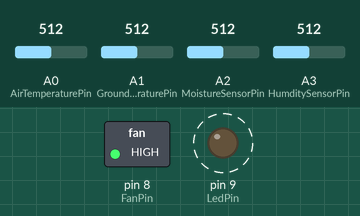
Bench run of a sketch on a simulated Arduino Uno, built with avr-gcc and run on an emulated ATmega328P. Parts: switched loads named in the sketch (green lamp = pin HIGH), output pins drawn as LEDs (lit = HIGH). Dashed ring = blinking. The inputs (shaded band) are chosen by the test bench; at power-on: A0 (AirTemperaturePin) = 512, A1 (GroundTemperaturePin) = 512, A2 (MoistureSensorPin) = 512, A3 (HumditySensorPin) = 512. No radio packets arrive unless stated.

Above: at 1.2 s.
1.3 s: A0 (AirTemperaturePin) set to 61
4.8 s: A0 (AirTemperaturePin) set to 52
At 7.3 s:
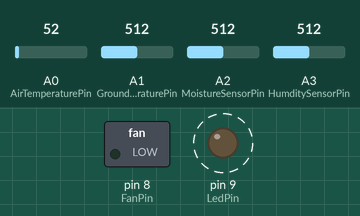
11.1 s: A0 (AirTemperaturePin) set to 306
At 13.3 s:
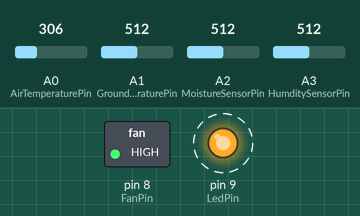
17.1 s: A0 (AirTemperaturePin) set to 40
At 17.71 s:
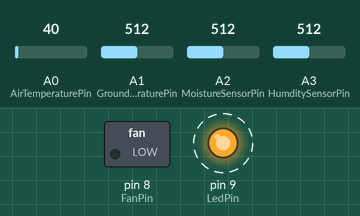
Timing chart, 0 to 24.4 s (numbered marks = the images above; inputs shaded):
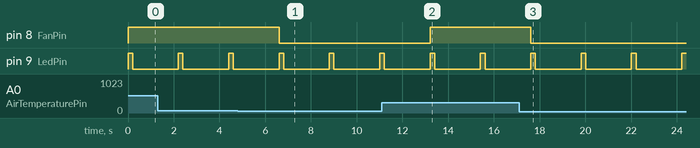

The sketch:

FanToggleTx.ino
```cpp
// Author: Philip Fourie
// Date  : 2013/10/13

// RH sensor more info:
// - http://sensing.honeywell.com/product%20page?pr_id=53944   (003)
// - http://sensing.honeywell.com/product%20page?pr_id=53944   (001 - original documentation)

#include <VirtualWire.h>

const int HotTemp       = 32;
const int RecoveredTemp = 27;


// Controls the base on the BC517 darlington transistor
// Arduino digital pin 8
const int FanPin = 8;

// Measures the revolutions per minute off the 2 fans (yellow wire)
int isFanOn = -1;
/*
const int Fan1RpmInterrupt = 0;
const int Fan2RpmInterrupt = 1;
const int Fan1RpmPin = 2;
const int Fan2RpmPin = 3;
volatile int rpm1Counter = -1;
volatile int rpm2Counter = -1;
*/

// LM35 connected to analog0 to measure air temperature
const int AirTemperaturePin = A0;

// LM35 connected to analog 1 to measure ground temperature
const int GroundTemperaturePin = A1;

// DFRobot moisture sensor
const int MoistureSensorPin = A2;

// Reads the humidity from the Honeywell HIH-4000-003 analog sensor
const int HumditySensorPin = A3;


const int LedPin = 9;

const int RfTxPin = 10;

// Greenhouse states
const int StateInit     = 0;
const int StateNormal   = 1;
const int StateHot      = 2;
const int StateCooling  = 3;

int currentState = StateInit;

// Inidicates how many times VCC has not been read, -1 forces an initial read
int vccReadSkipped = 0;
long lastVcc = 0;

// global variables for RF data
const int noOfSlots = 9;
int values[noOfSlots];
const int dataBytes = noOfSlots * sizeof(int);

void setup() {
  currentState = StateInit;

  vw_set_tx_pin(RfTxPin);
  vw_setup(2000);   // Bits per second

  // Pin setup
  pinMode(FanPin, OUTPUT);

//  digitalWrite(Fan1RpmPin, HIGH);
//  digitalWrite(Fan2RpmPin, HIGH);

//  attachInterrupts();

  pinMode(LedPin, OUTPUT);
}

int getFan1Rpm() {
  return isFanOn;
}

int getFan2Rpm() {
  return isFanOn;
}

void loop() {
  /*
  sei();		//Enables interrupts
  delay (1000);	        //Wait 1 second
  cli();		//Disable interrupts
  */

  int vcc = getVcc(); // Be careful of this method it does something to the subsequent analog reads

  float airTemperature     = readLm35(AirTemperaturePin, vcc);
  float groundTemperature  = readLm35(GroundTemperaturePin, vcc);
  float humidity           = readHih4000(HumditySensorPin, vcc);
  float trueRh             = calcTrueRh(humidity, airTemperature);
  int groundMoisture       = readGroundMoisture(MoistureSensorPin);
  int fan1Rpm              = getFan1Rpm();
  int fan2Rpm              = getFan2Rpm();

  controlFans(airTemperature);

  digitalWrite(LedPin, HIGH);

  transmitValues(vcc,
                 airTemperature,
                 groundTemperature,
                 humidity,
                 trueRh,
                 groundMoisture,
                 fan1Rpm,
                 fan2Rpm);

  delay(200);
  digitalWrite(LedPin, LOW);

  delay(2000);
}

void transmitValues(int vcc,
                    float airTemperature,
                    float groundTemperature,
                    float humidity,
                    float trueRh,
                    int groundMoisture,
                    int fan1Rpm,
                    int fan2Rpm) {


  int iAirTemp     = airTemperature * 100;
  int iGroundTemp  = groundTemperature * 100;
  int iHumidity    = humidity * 100;
  int iTrueRh      = trueRh * 100;

  values[0] = vcc;
  values[1] = iAirTemp;
  values[2] = iGroundTemp;
  values[3] = iHumidity;
  values[4] = iTrueRh;
  values[5] = groundMoisture;
  values[6] = fan1Rpm;
  values[7] = fan2Rpm;
  values[8] = currentState;

  vw_send((byte*) values, dataBytes);
}

void blinkTempValue(int tempValue) {
  byte blinks = 0;
  if (tempValue <= 10*100) {
    blinks = 1;
  } else if (tempValue <= 20*100) {
    blinks = 2;
  } else if (tempValue <= 30*100) {
    blinks = 3;
  } else if (tempValue <= 40*100) {
    blinks = 4;
  }

  for (byte i = 1; i <= blinks; i++) {
    digitalWrite(LedPin, HIGH);
    delay(500);
    digitalWrite(LedPin, LOW);
    delay(500);
  }
}

void controlFans(float airTemperature) {
  // State normal
  if (currentState == StateNormal || currentState == StateInit) {
    if (airTemperature < HotTemp) {
        fanOff();
        return;
    } else {
      currentState = StateHot;
    }
  }

  // State hot
  if (currentState == StateHot) {
    fanOn();
    currentState = StateCooling;
  }

  // Cooling down
  if (currentState == StateCooling) {
    if (airTemperature < RecoveredTemp) {
      fanOff();
      currentState = StateNormal;
      return;
    } else {
      // still too hot, keep the fans on
      return;
    }
  }
}

void fanOn() {
  _enableFan(true);
  isFanOn = 1;
}

void fanOff() {
  _enableFan(false);
  isFanOn = 0;
}

float readLm35(int pin, long vcc) {
//  delay(50);
  analogRead(pin); //dummy read to compensate for getVcc that throws of the subsequent analog reads
//  delay(50);

  int sensorValue = analogRead(pin);

  float temperatureInDegrees = sensorValue / 1023.0 * vcc / 10;

  return temperatureInDegrees;
}


long getVcc() {
  vccReadSkipped++;

  if (lastVcc == 0 || vccReadSkipped > 50) {
    vccReadSkipped = 0;
    long vcc = _readVcc();
    lastVcc = vcc;
    return vcc;
  } else {
    return lastVcc;
  }
}


void _enableFan(bool enabled) {
  int pinValue;

  if (enabled) {
    pinValue = HIGH;
  } else {
    pinValue = LOW;
  }

  digitalWrite(FanPin, pinValue);
}


float readHih4000(int pin, long vcc) {
  int analogValue = analogRead(pin);

  // http://arduino.cc/en/Reference/map
  float vOut = map(analogValue, 0, 1023, 0, vcc) / 1000.0;


  // http://sccatalog.honeywell.com/pdbdownload/images/hih-4000.series.chart.1.pdf
  // Vout = VSupply(0.0062*SensorRh + 0.16)

  // Solve for SensorRh
  // vOut / VSupply        = 0.0062 * SensorRh + 0.16
  // vOut / VSupply - 0.16 = 0.0062 * SensorRh
  // SensorRh              = (Vout / VSupply - 0.16) / 0.0062

//  float sensorRh = ((vOut / (vSupply / 1000.0)) - 0.16) / 0.0062;

  float sensorRh = (vOut - 0.861) / 0.031;

  return sensorRh;

  // Temperature compensation
  // True RH = SensorRh / (1.0546 - 0.00216 * TempInCelsius)
}


float calcTrueRh(float sensorRh, float temp) {
  float trueRh = sensorRh / (1.0546 - 0.00216 * temp);
  return trueRh;
}


int readGroundMoisture(int pin) {
  return analogRead(pin);
}


long _readVcc() {
  // Read 1.1V reference against AVcc
  // set the reference to Vcc and the measurement to the internal 1.1V reference
  #if defined(__AVR_ATmega32U4__) || defined(__AVR_ATmega1280__) || defined(__AVR_ATmega2560__)
    ADMUX = _BV(REFS0) | _BV(MUX4) | _BV(MUX3) | _BV(MUX2) | _BV(MUX1);
  #elif defined (__AVR_ATtiny24__) || defined(__AVR_ATtiny44__) || defined(__AVR_ATtiny84__)
    ADMUX = _BV(MUX5) | _BV(MUX0);
  #elif defined (__AVR_ATtiny25__) || defined(__AVR_ATtiny45__) || defined(__AVR_ATtiny85__)
    ADMUX = _BV(MUX3) | _BV(MUX2);
  #else
    ADMUX = _BV(REFS0) | _BV(MUX3) | _BV(MUX2) | _BV(MUX1);
  #endif

  delay(2); // Wait for Vref to settle
  ADCSRA |= _BV(ADSC); // Start conversion
  while (bit_is_set(ADCSRA,ADSC)); // measuring

  uint8_t low  = ADCL; // must read ADCL first - it then locks ADCH
  uint8_t high = ADCH; // unlocks both

  long result = (high<<8) | low;

  result = 1125300L / result; // Calculate Vcc (in mV); 1125300 = 1.1*1023*1000

  return result; // Vcc in millivolts
}

/*
void attachInterrupts() {
  attachInterrupt(Fan1RpmInterrupt, rpm1, RISING);
  attachInterrupt(Fan2RpmInterrupt, rpm2, FALLING);
}


void rpm1() {
  rpm1Counter++;
}

void rpm2() {
  rpm2Counter++;
}
*/
```

Measured:
- the behaviour switches between 56 and 55 on A0 (AirTemperaturePin) (found by bisection; images 0 and 1)
- after the input at 4.8 s, pin 8 (FanPin): HIGH → LOW after 1.8 s
- after the input at 11.1 s, pin 8 (FanPin): LOW → HIGH after 2.1 s
- after the input at 17.1 s, pin 8 (FanPin): HIGH → LOW after 0.51 s
- by itself, pin 9 (LedPin): alternates HIGH for 0.20 s and LOW for 2.0 s
